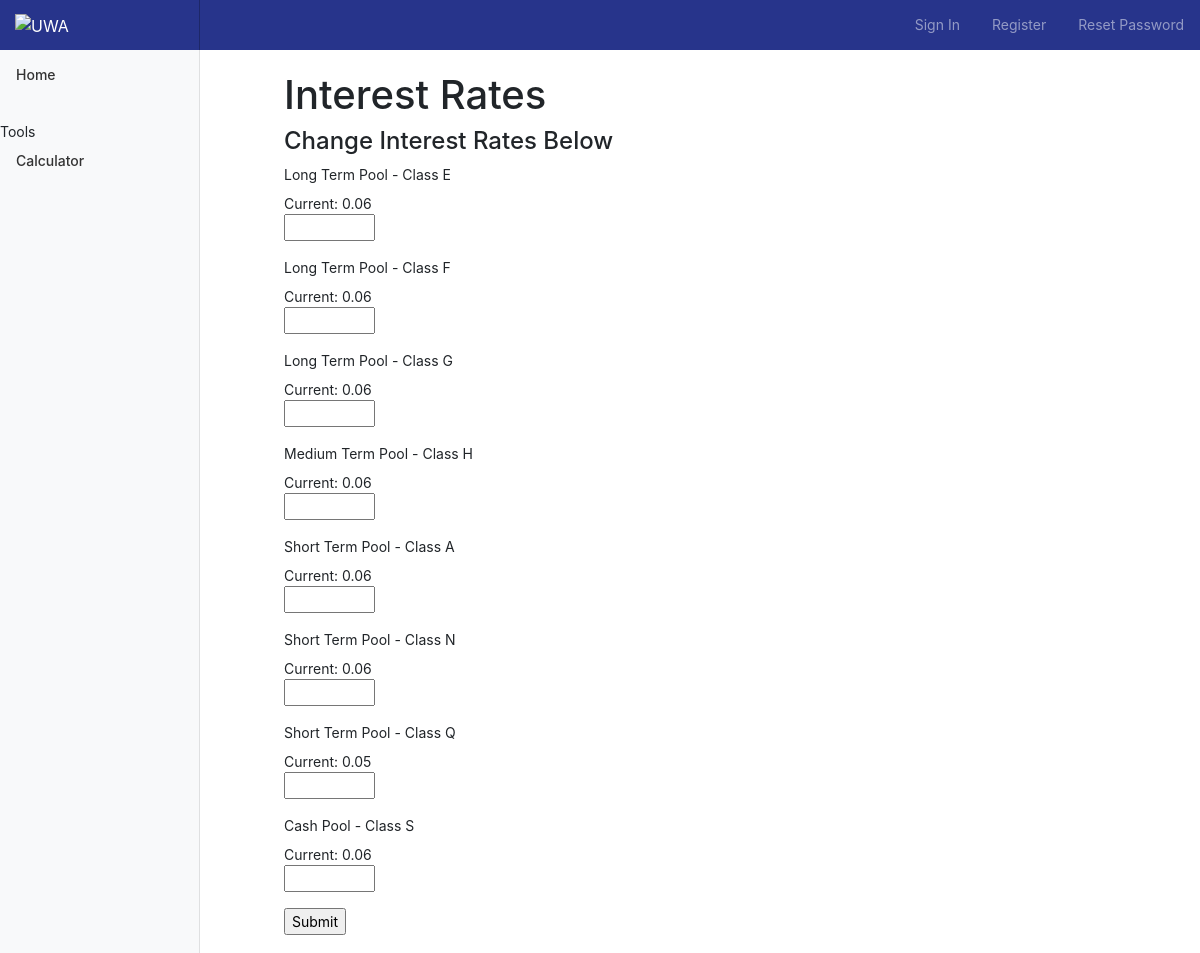
/admin, run on an earlier commit of the app's database.
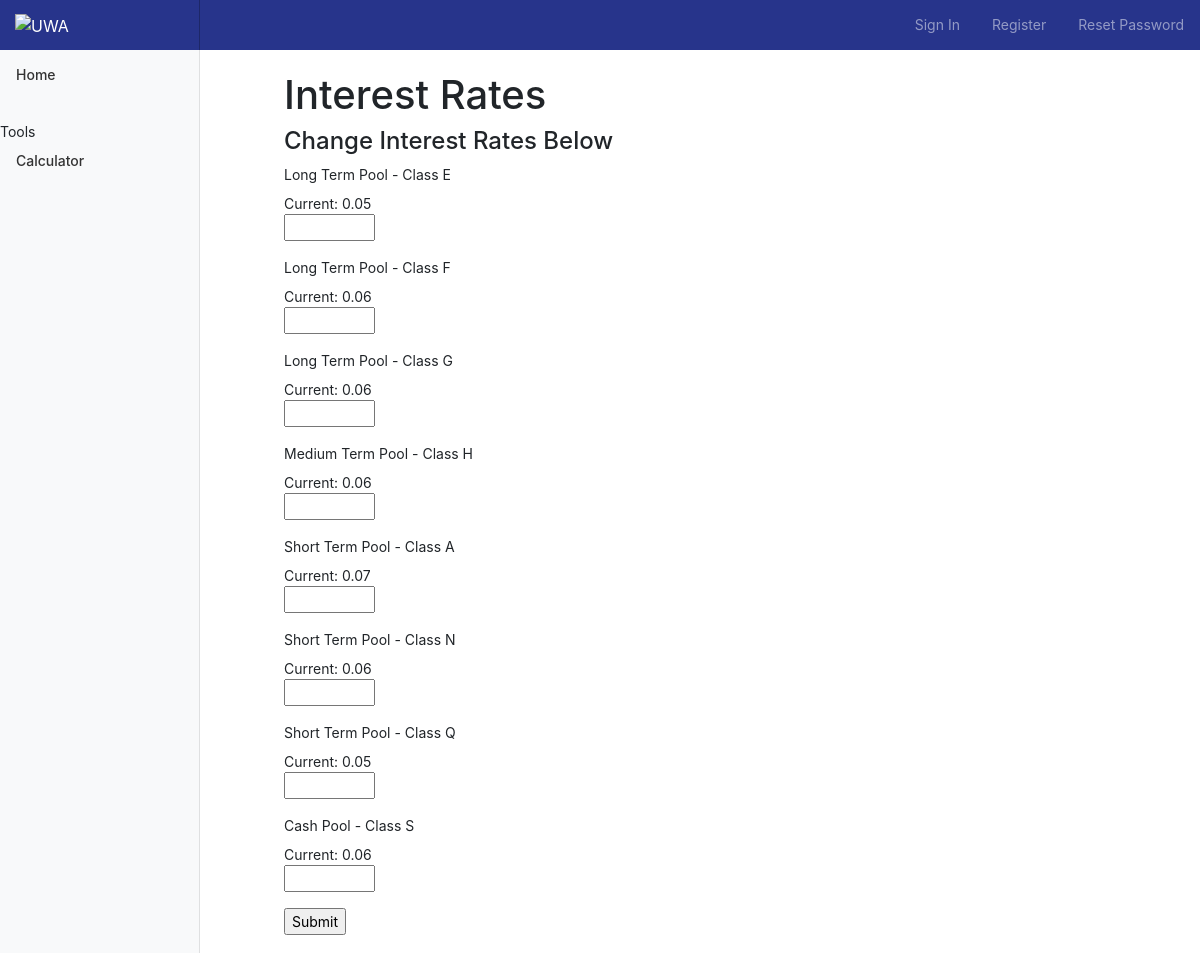
And on a later commit of the database.
### app/models.py (models this page shows, shortened)
class InterestRates(db.Model):
    id = db.Column(db.Integer, primary_key=True)
    ClassE = db.Column(db.Float)
    ClassF = db.Column(db.Float)
    ClassG = db.Column(db.Float)
    ClassH = db.Column(db.Float)
    ClassA = db.Column(db.Float)
    ClassN = db.Column(db.Float)
    ClassQ = db.Column(db.Float)
    ClassS = db.Column(db.Float)

### app/routes.py (the view, shortened to what this page needs)
@app.route('/admin', methods=['GET', 'POST'])
def admin():
    form = InterestRatesForm()
    Interest = InterestRates.query.first()
    return render_template('admin.html', title='Admin', form=form, Interest=Interest)

### app/forms.py
class InterestRatesForm(FlaskForm):
    ClassE = StringField('Long Term Pool - Class E')
    ClassF = StringField('Long Term Pool - Class F')
    ClassG = StringField('Long Term Pool - Class G')
    ClassH = StringField('Medium Term Pool - Class H')
    ClassA = StringField('Short Term Pool - Class A')
    ClassN = StringField('Short Term Pool - Class N')
    ClassQ = StringField('Short Term Pool - Class Q')
    ClassS = StringField('Cash Pool - Class S')
    submit = SubmitField('Submit')

### app/templates/admin.html (shortened to what this page needs)
{% extends "base.html" %} {% block content %}
<main role="main" class="col-md-9 ml-sm-auto col-lg-10 px-4">
    <div class="container-fluid">
        <div class="leftSide col-lg-1">
        </div>
        <div class="mainArea col-lg-10">
            <div class="signin container-fluid">
                <div class="col-lg-10"></div>
                <div class="col-lg-10">
                    <div class="special">
                        <br>
                        <h1>Interest Rates</h1>
                    </div>
                    <div class="form">
                        <h4>Change Interest Rates Below</h4>
                        <form action="" method="post" novalidate>
                            <p>
                                {{ form.ClassE.label }} <br> Current: {{ Interest.ClassE }} <br> {{ form.ClassE(size=5) }} <br>
                            </p>
                            <p>
                                {{ form.ClassF.label }} <br> Current: {{ Interest.ClassF }} <br> {{ form.ClassF(size=5) }} <br>
                            </p>
                            <p>
                                {{ form.ClassG.label }} <br> Current: {{ Interest.ClassG }} <br> {{ form.ClassG(size=5) }} <br>
                            </p>
                            <p>
                                {{ form.ClassH.label }} <br> Current: {{ Interest.ClassH }} <br> {{ form.ClassH(size=5) }} <br>
                            </p>
                            <p>
                                {{ form.ClassA.label }} <br> Current: {{ Interest.ClassA }} <br> {{ form.ClassA(size=5) }} <br>
                            </p>
                            <p>
                                {{ form.ClassN.label }} <br> Current: {{ Interest.ClassN }} <br> {{ form.ClassN(size=5) }} <br>
                            </p>
                            <p>
                                {{ form.ClassQ.label }} <br> Current: {{ Interest.ClassQ }} <br> {{ form.ClassQ(size=5) }} <br>
                            </p>
                            <p>
                                {{ form.ClassS.label }} <br> Current: {{ Interest.ClassS }} <br> {{ form.ClassS(size=5) }} <br>
                            </p>
                            <p>{{ form.submit() }}</p>
                        </form>
                    </div>
                </div>
            </div>
        </div>
    </div>
</main>
{% endblock %}

### app/templates/base.html (shortened to what this page needs)
<!doctype html>
<html lang="en">
<head>
    <link rel="stylesheet" href="https://maxcdn.bootstrapcdn.com/bootstrap/4.0.0/css/bootstrap.min.css">
    <link rel="stylesheet" href="../static/stylesheet.css">
</head>
<body>
    <nav class="navbar navbar-dark fixed-top flex-md-nowrap p-0 shadow">
        <a class="navbar-brand col-sm-3 col-md-2 mr-0" href="/"><img src="https://static.weboffice.uwa.edu.au/visualid/sites/alpha/img/uwacrest-white.svg" alt=UWA height=30px; width=98px></a>
        {% if current_user.is_authenticated %}
        <ul class="navbar-nav px-3">
            <li class="nav-item text-nowrap">
                <a class="nav-link" href="{{ url_for('logout') }}">Sign Out</a>
            </li>
        </ul>
        {% elif current_user.is_anonymous %}
        <ul class="navbar-nav ml-auto px-3">
            <li class="nav-item text-nowrap">
                <a class="nav-link" href="{{ url_for('signin') }}">Sign In</a>
            </li>
        </ul>
        <ul class="navbar-nav px-3">
            <li class="nav-item text-nowrap">
                <a class="nav-link" href="{{ url_for('signup') }}">Register</a>
            </li>
        </ul>
		<ul class="navbar-nav px-3">
            <li class="nav-item text-nowrap">
                <a class="nav-link" href="{{ url_for('reset') }}">Reset Password</a>
            </li>
        </ul>
        {% endif %}
    </nav>
    <div class="container-fluid">
        <div class="row">
            <nav class="col-md-2 d-none d-md-block bg-light sidebar">
                <div class="sidebar-sticky">
                    <ul class="nav flex-column">
                        <li class="nav-item">
                            <a class="nav-link" href="/">
                                 Home <span class="sr-only">(current)</span>
                            </a>
                            <span>Tools</span>
                        </li>
                        <li class="nav-item ">
                            <a class="nav-link " href="{{ url_for( 'calcs') }} ">
                                 Calculator
                            </a>
                        </li>
                    </ul>
                </div>
            </nav>
        </div>
    </div>
    {% block content %} {% endblock %}
</body>
</html>

### app/static/stylesheet.css (style rules this page uses)
body { font-size: .875rem; background-color: white; }
.sidebar { position: fixed; top: 0; bottom: 0; left: 0; z-index: 100; padding: 48px 0 0; box-shadow: inset -1px 0 0 rgba(0, 0, 0, .1); }
.sidebar-sticky { position: relative; top: 0; height: calc(100vh - 48px); padding-top: .5rem; overflow-x: hidden; overflow-y: auto; }
.sidebar .nav-link { font-weight: 500; color: #333; }
[role="main"] { padding-top: 48px; }
.navbar-brand { padding-top: .75rem; padding-bottom: .75rem; font-size: 1rem; background-color: #27348b; box-shadow: inset -1px 0 0 rgba(0, 0, 0, .25); }
.navbar-dark { background-color: #27348b; }
.nav-link { color: white; }

What changed in the data, as far as the page shows it:
changed InterestRates: ClassE "0.06" → "0.05"; ClassA "0.06" → "0.07"
